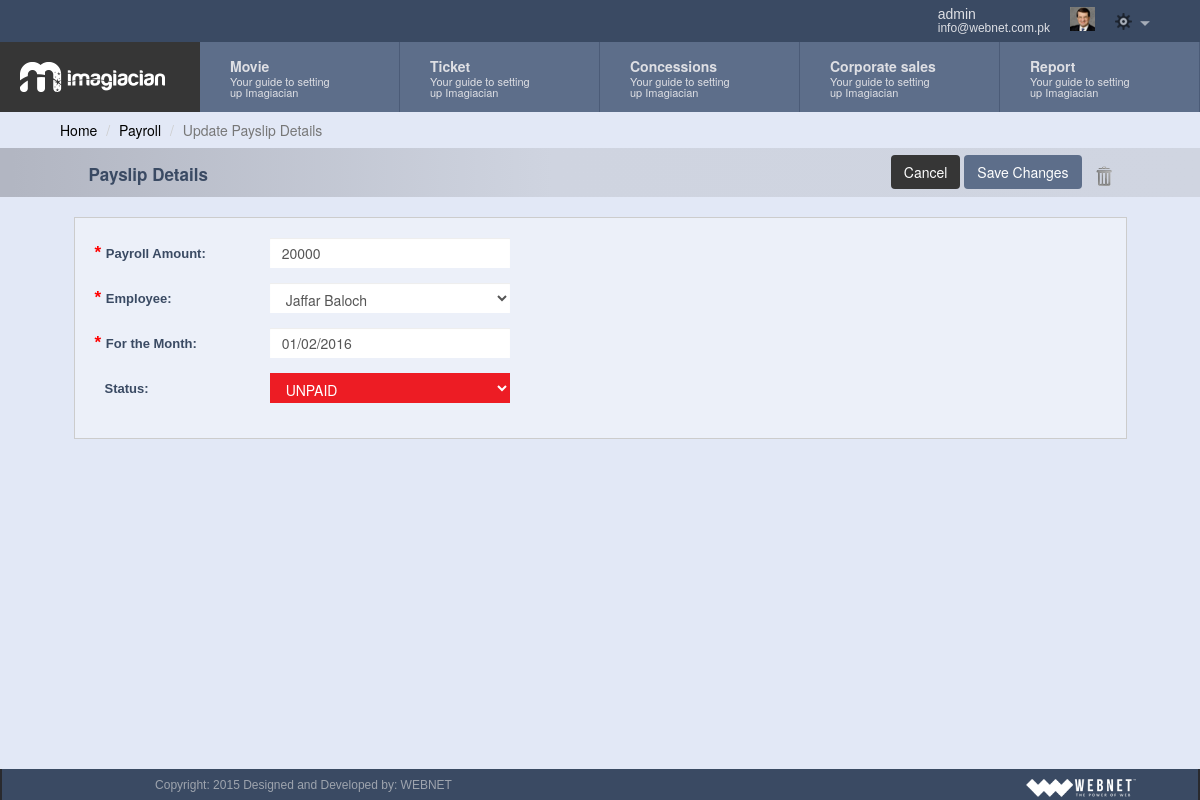
The app's page /add_payslip.php?id=1 (signed in) with its own data.
### tables this page shows
CREATE TABLE IF NOT EXISTS `payrolls` (
  `payroll_id` int(11) NOT NULL,
  `payroll_amount` varchar(32) NOT NULL,
  `payroll_emp_id` varchar(32) NOT NULL,
  `payroll_for_date` varchar(32) NOT NULL,
  `payroll_status` varchar(32) NOT NULL,
  `payroll_date` date NOT NULL,
  `payroll_ts` timestamp NOT NULL DEFAULT CURRENT_TIMESTAMP,
  PRIMARY KEY (`payroll_id`)
);

CREATE TABLE IF NOT EXISTS `users` (
  `user_id` int(11) NOT NULL AUTO_INCREMENT,
  `user_fname` varchar(32) NOT NULL,
  `user_lname` varchar(32) NOT NULL,
  `user_email` varchar(64) NOT NULL,
  `user_name` varchar(32) NOT NULL,
  `user_pass` varchar(256) NOT NULL,
  `user_mobile` varchar(32) NOT NULL,
  `user_city` varchar(32) NOT NULL,
  `user_salary` varchar(32) NOT NULL,
  `user_img` text NOT NULL,
  `user_capabilities` text NOT NULL,
  `user_datetime` timestamp NOT NULL DEFAULT CURRENT_TIMESTAMP,
  PRIMARY KEY (`user_id`),
  UNIQUE KEY `user_name` (`user_name`)
);

### common/class.database.php (called while the page is built, shortened)
<?php
class Database {
    public $_DB;
    public $_query;
    public $_where = array();
    public $_select = array();
    public $_action;
    public $_table;
    public $_force_select_all = false;
    public function __construct() {
        try {
            $this->_DB = new PDO('mysql:host=' . DB_HOST . ';dbname=' . DB_NAME, DB_USER, DB_PASS);
            $this->_DB->setAttribute(PDO::ATTR_ERRMODE, PDO::ERRMODE_EXCEPTION);
        } catch (PDOException $e) {
            echo 'ERROR: ' . $e->getMessage();
        }
    }
    public function where($column_name, $value, $operator = '=') {
        $this->_where[$column_name] = array();
        $this->_where[$column_name][] = $value;
        $this->_where[$column_name][] = $operator;
    }
    public function query($query) {
        try {
            $this->_query = $this->_DB->prepare(filter_var($query, FILTER_SANITIZE_STRING));
            $this->bind_results();
            $this->_query->execute();
            $this->_where = array();
            $this->_select = array();
        } catch (PDOException $e) {
            $er = $e->errorInfo;
            echo '<p style="font-family:arial; background:#F00; position:absolute; z-index:10000; color:#FFF; padding:5px;">ERROR: ' . $er[2] . '</p>';
        }
    }
    public function bind_results() {
        if (!empty($this->_where)) {
            $ci = 0;
            foreach ($this->_where as $c => $value) {
                $ci++;
                if (is_array($value[0])) {
                    foreach ($value[0] as $rkey => $rvalue) {
                        $this->_query->bindValue(':' . $c.($ci+$rkey), $rvalue, $this->get_type($rvalue));
                    }
                }else{
                    $this->_query->bindValue(':' . $c.$ci, $value[0], $this->get_type($value[0]));
                }
            }
        }
    }
    public function get_type($value) {
        if (is_int($value)) {
            $param = PDO::PARAM_INT;
        } elseif (is_bool($value)) {
            $param = PDO::PARAM_BOOL;
        } elseif (is_null($value)) {
            $param = PDO::PARAM_NULL;
        } elseif (is_string($value)) {
            $param = PDO::PARAM_STR;
        } else {
            $param = FALSE;
        }
        return $param;
    }
    public function build_query() {
        $query = $this->_action;
        if ($this->_action == 'SELECT') {
            if (!empty($this->_select)) {
                if ($this->_force_select_all == true) {
                    $query .= ' *,';
                }
                foreach ($this->_select as $column_name => $name) {
                    $query .=' ' . $column_name . ' as ' . $name . ', ';
                }
            } else {
                $query .= ' *';
            }
            $query = rtrim($query, ', ');
        }
        if ($this->_action != 'UPDATE' && $this->_action != 'INSERT') {
            $query .= ' FROM ';
        }
        $query .= $this->_table;
        if (!empty($this->_where)) {
            $query .= ' WHERE ';
            $columns = array();
            $ci = 0;
            foreach ($this->_where as $c => $v) {
                $cn = $c;
                $ci++;
                if ($v[1] == 'BETWEEN' || $v[1] == 'NOT BETWEEN') {
                    $columns[] = $cn . ' ' . $v[1] . ' :' . $c.$ci . ' and :' . $c.($ci+1);
                }elseif($v[1] == 'IN'){
                    $columns[] = $cn . ' IN ' . $v[0];
                }else{
                    $columns[] = $cn . ' ' . $v[1] . ' :' . $c.$ci;
                }
            }
            $query .= implode(' AND ', $columns);
        }
        $this->query($query);
    }
    public function result($fetch_type = PDO::FETCH_OBJ) {
        return $this->_query->fetch($fetch_type);
    }
    public function all_results($fetch_type = PDO::FETCH_OBJ) {
        return $this->_query->fetchAll($fetch_type);
    }
    public function from($table_name, $num_rows = NULL) {
        $this->_action = 'SELECT';
        $this->_table = $table_name;
        $this->build_query();
    }
}

### classes/class.payslip.php (called while the page is built, shortened)
<?php
class payslip extends database
{
	private $table_name;
	function __construct()
	{
		$this->table_name = 'payrolls';
	}
	public function get_payslips($ID = NULL)
	{
		if (isset($ID)) {
			$this->from($this->table_name);
			return $this->result();
		}
		else {
			$this->from($this->table_name);
			return $this->all_results();
		}
	}
}
 ?>

### classes/class.user.php (called while the page is built, shortened)
<?php
class user extends database
{
	private $table_name;
	function __construct(){
		$this->table_name = 'users';
	}
	public function get_users($ID = NULL)
	{
		if (isset($ID)) {
			$this->where('user_id',$ID);
			$this->from($this->table_name);
			return $this->result();
		}
		else {
			$this->from($this->table_name);
			return $this->all_results();
		}
	}
}
 ?>

### common/default_vars.php (called while the page is built, shortened)
<?php
$s_option = array();
$s_option[0]    = 'UNPAID';
$s_option[1]     = 'PAID';
?>

### add_payslip.php (the view, shortened to what this page needs)
<?php require_once 'header.php'; ?>
<?php
	if($_SESSION['user']->capabilities != 'null'){
		$user_capabilities = $_SESSION['user']->capabilities;
		$user_capabilities = (!empty($user_capabilities))? json_decode($user_capabilities) : array();
	}else{$user_capabilities = array('empty'); }
	if(in_array('add_concession', $user_capabilities)){
?>
	<div class="container">
	<div class="row">
		<ol class="breadcrumb">
		  <li><a href="index.php">Home</a></li>
		  <li><a href="view_payroll.php">Payroll</a></li>
		  <li class="active"><?php echo (isset($_GET['id']))? 'Update' : 'Add' ?> Payslip Details</li>
		</ol>
	</div>
<form class="form-horizontal dashboardForm"  action="" method="post" enctype="multipart/form-data">
		<div class="row gray-header">
				<div class="col-md-12">
					<div class="form-header-inner">
						<div class="col-sm-6">
							<h3> Payslip Details</h3>
						</div>
				 		<div class="col-sm-6 action_btn">
				 			<button type="button" class="btn submitBtn cancel-button" name="">Cancel</button>
					 		<button type="submit" class="btn submitBtn save-button" name="add_payslip"><?php echo (isset($_GET['id']))? 'Save Changes ' : 'Add payslip' ?>  </button>
					 		<a href="#" data-toggle="modal" data-target=".delete_confirm_modal"><img width="20px" class="img_delete" src="assets/images/delete_icon.png"/></a>
				 		</div>
				 	</div>
			 	</div>
		  </div>
			<?php
			$payslip = new payslip();
			$user = new user();
			$all_user = $user->get_users();
			$ID = (isset($_GET['id']))? $_GET['id'] : NULL;
			if (isset($ID)) {
				$expense_result = $payslip->get_payslips($ID);
			}
			?>
			<div class="form-container">
			<div class="col-md-6">
			<div class="col-md-12">
					<div class="form-group">
						<label for="payroll_amount" class="col-sm-4 control-label"><span>* </span>Payroll Amount: </label>
						<div class="col-sm-8">
							<input type="text" name="payroll_amount" id="payroll_amount" value="<?php echo (isset($ID))? $expense_result->payroll_amount : '' ?>" class="form-control" required>
						</div>
					</div>
				</div>
				<div class="col-md-12">
					<div class="form-group">
						<label for="payroll_emp_id" class="col-sm-4 control-label"><span>* </span>Employee: </label>
						<div class="col-sm-8">
							<select class="form-control" name="payroll_emp_id" required>
								<?php foreach ($all_user as $value){ ?>
									<option value="<?php echo $value->user_id; ?>" <?php (isset($ID))? $dist_name = $expense_result->payroll_emp_id : ''; if(isset($ID)){if($value->user_id == $dist_name){echo 'selected=selected';}}?>><?php echo $value->user_name; ?></option>
								<?php } ?>
							</select>
						</div>
					</div>
				</div>
				<div class="col-md-12">
					<div class="form-group">
						<label for="payroll_for_date" class="col-sm-4 control-label"><span>* </span>For the Month: </label>
						<div class="col-sm-8">
							<input type="text" name="payroll_for_date" id="payroll_for_date" value="<?php echo (isset($ID))? $expense_result->payroll_for_date : '' ?>" class="form-control date_p" required>
						</div>
					</div>
				</div>
				<?php if (isset($ID)) {?>
				<div class="col-md-12">
					<div class="form-group">
						<label for="payroll_status" class="col-sm-4 control-label">Status: </label>
						<div class="col-sm-8">
						<select class="form-control status" name="payroll_status" style="width:80%!important;">
								<?php foreach($s_option as $s_option_key => $package_status_value){ ?>
									<option value="<?php echo $s_option_key; ?>" <?php (isset($ID))? $selected_status = $expense_result->payroll_status : '';if(isset($ID)){if($s_option_key == $selected_status){echo 'selected=selected';}}?> ><?php echo $package_status_value; ?></option>
									<?php } ?>
							</select>
						</div>
					</div>
				</div>
				<?php }?>
			</div>
		 </div>
	  </form>
	</div>
<?php }
?>
<?php require_once 'footer.php'; ?>

### assets/css/dashboard.css (style rules this page uses)
button { outline:0px!important; }
body { background-color: #e2e8f6;padding-right:0px!important; }
html, body { height: 100%; }
label span { color: red; font-size: 17px; line-height: 5px; margin-left: -10px; }
.gray-header { min-height: 45px; background: rgb(178,182,194); background: -moz-linear-gradient(left, rgba(178,182,194,1) 1%, rgba(207,212,224,1) 46%, rgba(231,236,248,1) 100%); background: -webkit-gradient(linear, left top, right top, color-stop(1%,rgba(178,182,194,1)), color-stop(46%,rgba(207,212,224,1)), color-stop(100%,rgba(231,236,248,1))); background: -webkit-linear-gradient(left, rgba(178,182,194,1) 1%,rgba(207,212,224,1) 46%,rgba(231,236,248,1) 100%); background: -o-linear-gradient(left, rgba(178,182,194,1) 1%,rgba(207,212,224,1) 46%,rgba(231,236,248,1) 100%); background: -ms-linear-gradient(left, rgba(178,182,194,1) 1%,rgba(207,212,224,1) 46%,rgba(231,236,248,1) 100%); background: linear-gradient(to right, rgba(178,182,194,1) 1%,rgba(207,212,224,1) 46%,rgb(208, 213, 225) 100%); filter: progid:DXImageTransform.Microsoft.gradient( startColorstr='#b2b6c2', endColorstr='#e7ecf8',GradientType=1 ); color: #3a4a63; }
.gray-header h3 { font-size: 17px; font-weight: bold; margin-bottom: 5px; }
.gray-header .img_delete { margin-left: 10px; }
.gray-header .action_btn { text-align: right; }
.img_delete { width: 16px; }
.container { width:100%!important; }
.form-header-inner { width: 90%; margin: auto; min-height: 45px; padding-top: 7px; }
h1, .h1, h2, .h2, h3, .h3 { margin-top: 10px; margin-bottom: 10px; }
.form-container { width: 90%; margin: auto; overflow: auto; height: auto; border: 1px solid #ccc; margin-bottom: 20px; background-color: #ecf0f9; padding-bottom: 20px; margin-top: 20px; padding-top: 20px; }
.dashboardForm label { color: #3a4a63; font-size: 13px; font-family: helvetica; }
.dashboardForm .save-button { background-color: #5D6E8A; color: white; margin-bottom: 8px; }
.dashboardForm .cancel-button { background-color: #363636; color: white; margin-bottom: 8px; }
.form-container .form-control { border-radius: 0px; border: 0px; height: 30px; width: 80%; }
.breadcrumb { padding: 8px 60px!important; margin-bottom: 0px!important; background-color: transparent!important; }
.breadcrumb a { color: #000000; }
.status { background-color: #ed1c24; color: white; outline: 0px!important; box-shadow: none!important; border: 0; width: 100%!important; }
@media (min-width: 768px) { .form-horizontal .control-label { padding-top: 7px; margin-bottom: 0; text-align: left!important; } }

### records on screen
payrolls: payroll_amount "20000", payroll_emp_id "Jaffar Baloch", payroll_for_date "01/02/2016", payroll_status "UNPAID"

### other values on screen
$_SESSION['user']->first_name "admin"
$_SESSION['user']->user_email "info@webnet.com.pk"
